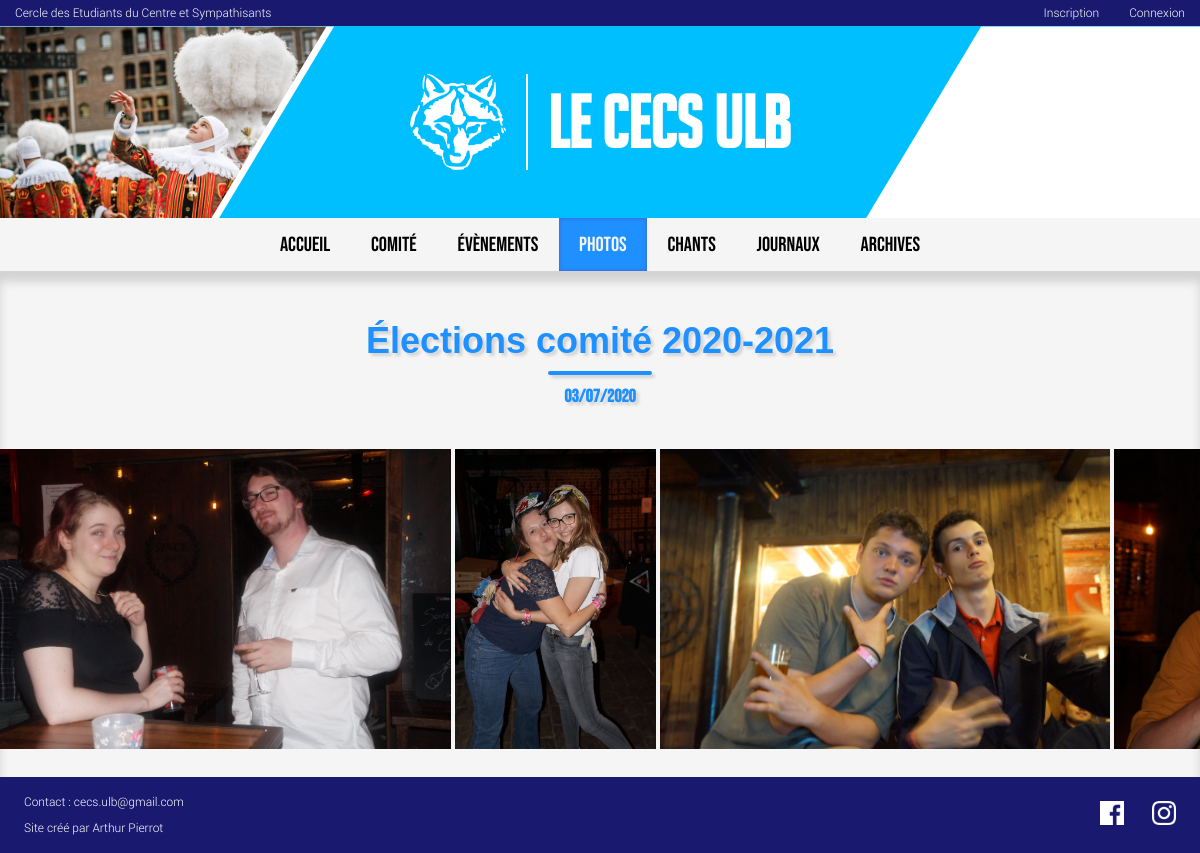
The app's page /photo/ with its own data.
### main/models.py (models this page shows, shortened)
class Album(models.Model):
	name = models.CharField(max_length=30)
	pub_date = models.DateField()
	def get_photos(self):
		return Photo.objects.filter(album=self)

class Photo(models.Model):
	album = models.ForeignKey(Album, on_delete=models.CASCADE)
	image = models.ImageField(upload_to='gallery')

### main/views.py (the view)
# urls.py: path('photo/', views.PhotoView.as_view(), name='photo'),
class PhotoView(generic.ListView):
	template_name = 'main/photo.html'
	context_object_name = 'albums'
	def get_queryset(self):
		return Album.objects.all().order_by('-pub_date')

### main/templates/main/photo.html (shortened to what this page needs)
{% extends "main/base.html" %}
{% load static %}
{% block navbar %}
    <ul>
        <li><a href="{% url 'main:index' %}">ACCUEIL</a></li>
        <li><a href="{% url 'main:comite' %}">COMITÉ</a></li>
        <li><a href="{% url 'main:events' %}">ÉVÈNEMENTS</a></li>
        <li><a href="{% url 'main:photo' %}" class="active">PHOTOS</a></li>
        <li><a href="{% url 'main:chants' %}">CHANTS</a></li>
        <li><a href="{% url 'main:journals' %}">JOURNAUX</a></li>
        <li><a href="{% url 'main:archives' %}">ARCHIVES</a></li>
    </ul>
{% endblock %}
{% block content %}
    {% if albums %}
        <div class="albums">
            {% for album in albums %}
                <div class="album">
                    <a href="{% url 'main:album' album.id %}"><h2>{{ album.name }}</h2></a>
                    <h3>{{ album.pub_date|date:'d/m/Y'}}</h3>
                    <div class="photos">
                        {% for photo in album.get_photos|slice:":10" %}
                            <img src="{{ photo.image.url }}" alt="">
                        {% endfor %}
                    </div>
                </div>
            {% endfor %}
        </div>
    {% endif %}
{% endblock %}

### main/static/main/style.css (style rules this page uses)
:root { --title-text-color: white; --title-bg-color: deepskyblue; --header-text-color: white; --header-bg-color: midnightblue; --last-event-text-color: dodgerblue; --last-event-bg-color: whitesmoke; --last-event-shadow-color: lightgrey; --incoming-event-text-color: whitesmoke; --incoming-event-bg-color: dodgerblue; --incoming-event-shadow-color: royalblue; --comite-text-color: dodgerblue; --comite-bg-color: whitesmoke; --comite-shadow-color: lightgrey; --comite-bureau-text-color: whitesmoke; --comite-bureau-bg-color: dodgerblue; --comite-bureau-shadow-color: royalblue; --album-text-color: dodgerblue; --album-bg-color: whitesmoke; --album-shadow-color: lightgrey; }
.navbar ul { list-style-type: none; margin: 0; padding: 0; width: 100%; display: flex; justify-content: center; }
.navbar li { float: left; }
.navbar li a { display: block; padding: 0.7em 1em; text-decoration: none; text-align: center; font-family: "Bebas Neue", sans-serif; font-size: 1.7vw; color: black; }
.active { color: whitesmoke !important; background-color: dodgerblue !important; box-shadow: inset 0 0 3px 1px royalblue; }
body { margin: 0; padding: 0; background-color: whitesmoke; text-align: center; }
h2 { margin: 0; position: relative; padding-top: 4vw; text-align: center; font-family: "LEMONMILK-Regular", sans-serif; font-size: 3vw; }
h2:after { content: ""; position: absolute; top: 110%; left: 50%; width: 100px; border-radius: 4px; transform: translateX(-50%); }
h3 { left: auto; right: auto; padding-top: 0.5vw; text-align: center; font-family: "Bebas Neue", sans-serif; font-size: 1.5vw; }
a, a:visited { text-decoration: none; }
.album { background-color: var(--album-bg-color); box-shadow: inset 0 10px 10px var(--album-shadow-color); }
.album h2 { color: var(--album-text-color); text-shadow: 3px 3px 3px var(--album-shadow-color); }
.album h2::after { border: 2px solid var(--album-text-color); box-shadow: 3px 3px 3px var(--album-shadow-color); }
.album h3 { color: var(--album-text-color); text-shadow: 3px 3px 3px var(--album-shadow-color); }
.album a { color: var(--album-text-color); display: inline-block; }
.album img { max-height: 38vw; max-width: 80vw; display: block; margin: 2vw auto; }
.photos { overflow: auto; white-space: nowrap; }
.photos img { height: 25vw; display: inline-block; }

### records on screen
Album: name "Élections comité 2020-2021", pub_date "03/07/2020"
Photo: image (picture)
Photo: image (picture)
Photo: image (picture)
Photo: image (picture)
